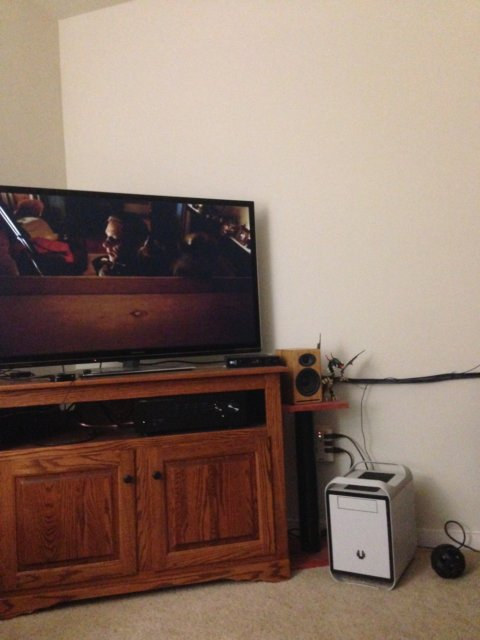
#> input picture problem_3/1.jpg, 480 x 640 px
$ python main.py
#> lines starting #> are read from the running program, lines starting #| are printed output that depends on the picture
import numpy as np
import cv2

# Function for erasing the blank area
def trim(frame):
    #crop top
    if not np.sum(frame[0]):
        return trim(frame[1:])
    #crop bottom
    if not np.sum(frame[-1]):
        return trim(frame[:-2])
    #crop left
    if not np.sum(frame[:,0]):
        return trim(frame[:,1:])
    #crop right
    if not np.sum(frame[:,-1]):
        return trim(frame[:,:-2])
    return frame

######################## Left Image ########################
l_img = cv2.imread('1.jpg',-1)
#> l_img is the input picture: shape (640, 480, 3); mean B, G, R 105.4, 117.7, 139.1
l_img_gray = cv2.cvtColor(l_img, cv2.COLOR_BGR2GRAY)
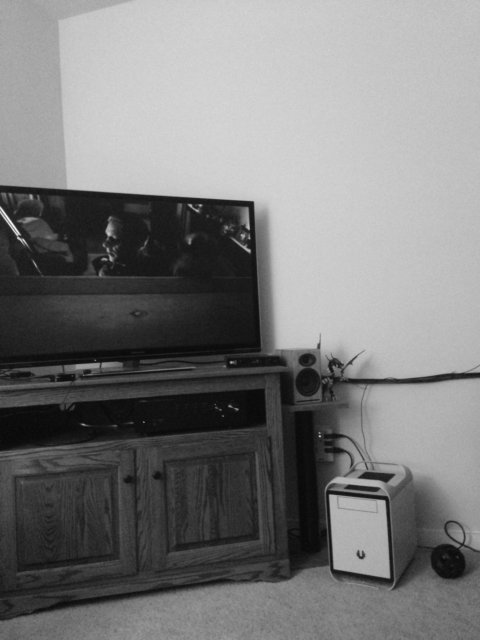
#> l_img_gray: shape (640, 480); min 4, max 251, mean 122.7

######################## Right Image ########################
r_img = cv2.imread('2.jpg',-1)
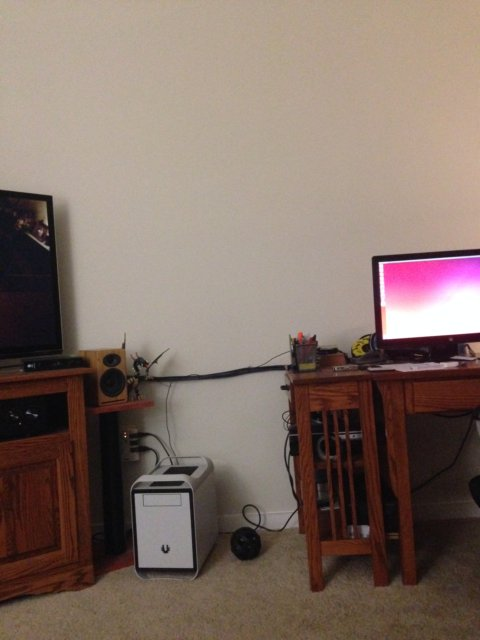
#> input picture problem_3/2.jpg, 480 x 640 px
#> r_img is the input picture: shape (640, 480, 3); mean B, G, R 102.6, 111.9, 129.7
r_img_gray = cv2.cvtColor(r_img, cv2.COLOR_BGR2GRAY)
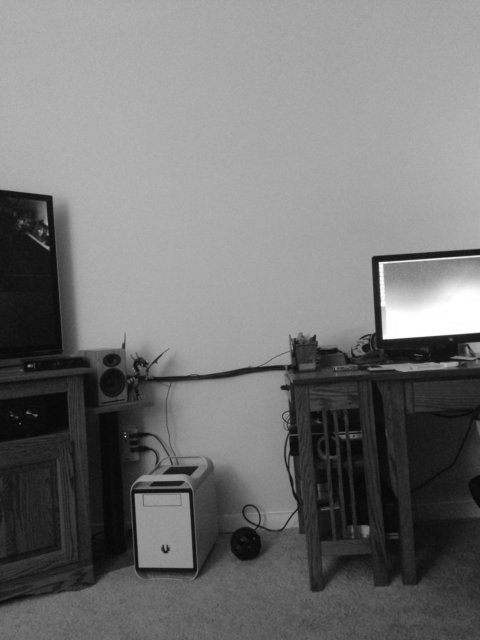
#> r_img_gray: shape (640, 480); min 2, max 255, mean 116.2

##### Detect keypoint & extract local descriptor from two input images #####
orb = cv2.ORB_create()
kp1, desc1 = orb.detectAndCompute(r_img_gray, None)
#> kp1 = 500 keypoints; strongest (x, y, size): (379, 263, 37.2), (384, 336, 64.3), (383, 337, 44.6), (383, 338, 31)
kp2, desc2 = orb.detectAndCompute(l_img_gray, None)
#> kp2 = 500 keypoints; strongest (x, y, size): (252, 202, 31), (330, 495, 31), (251, 203, 64.3), (330, 494, 37.2)

##### Match the keypoints between two images #####
matcher = cv2.BFMatcher(cv2.NORM_HAMMING)
matches = matcher.knnMatch(desc1, desc2, k=2)
#> matches = 500 matches

##### Estimate a homography matrix using the RANSAC algorithm #####
left_pts = np.float32([ kp1[m[0].queryIdx].pt for m in matches ]).reshape(-1,1,2)
#> left_pts = 500 rows, first 8: [282, 366], [45, 202], [192, 567], [139, 566], [165, 552], [47, 224], [162, 550], [39, 231]
right_pts = np.float32([ kp2[m[0].trainIdx].pt for m in matches ]).reshape(-1,1,2)
#> right_pts = 500 rows, first 8: [388.8, 576], [247, 208], [389, 577], [334.8, 567.6], [357, 555], [248, 228], [357, 555], [241, 235]
r2l_H, _ = cv2.findHomography(left_pts, right_pts, cv2.RANSAC, 5.0)
#> r2l_H = [[0.732, -0.013, 208.1], [-0.148, 0.898, 27.24], [-0.000513, -3.99e-05, 1]]

##### Project right image into the plane of the left image using the homography matrix
i_size = (l_img.shape[1]+r_img.shape[1],l_img.shape[0])
#> i_size = (960, 640)
stitched_image = cv2.warpPerspective(r_img, r2l_H, (l_img.shape[1] + r_img.shape[1], l_img.shape[0]))
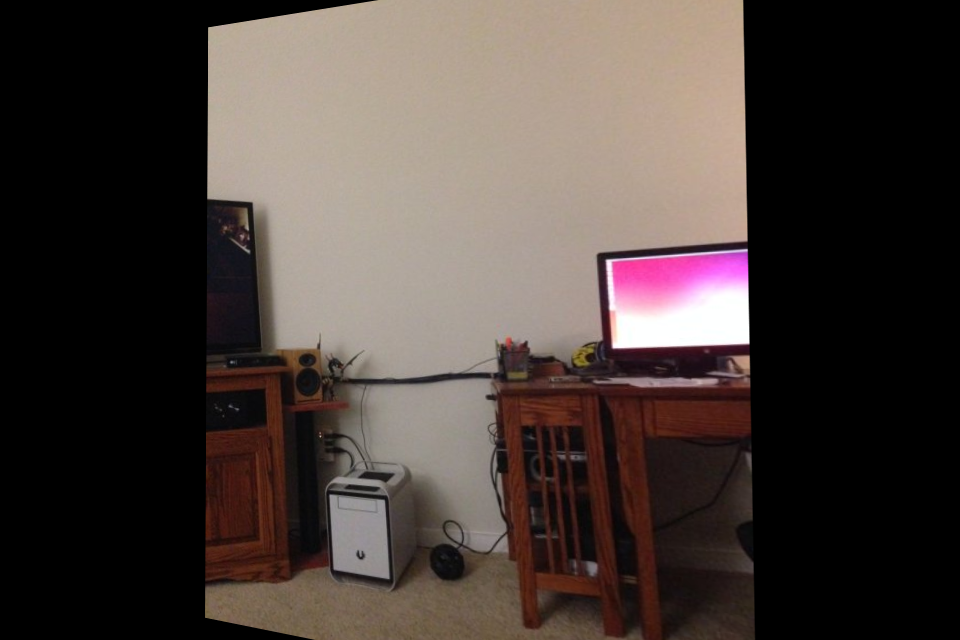
#> stitched_image: shape (640, 960, 3); mean B, G, R 58, 62.5, 72.9

##### Fill the rest of the image #####
stitched_image[0:l_img.shape[0],0:l_img.shape[1]] = l_img
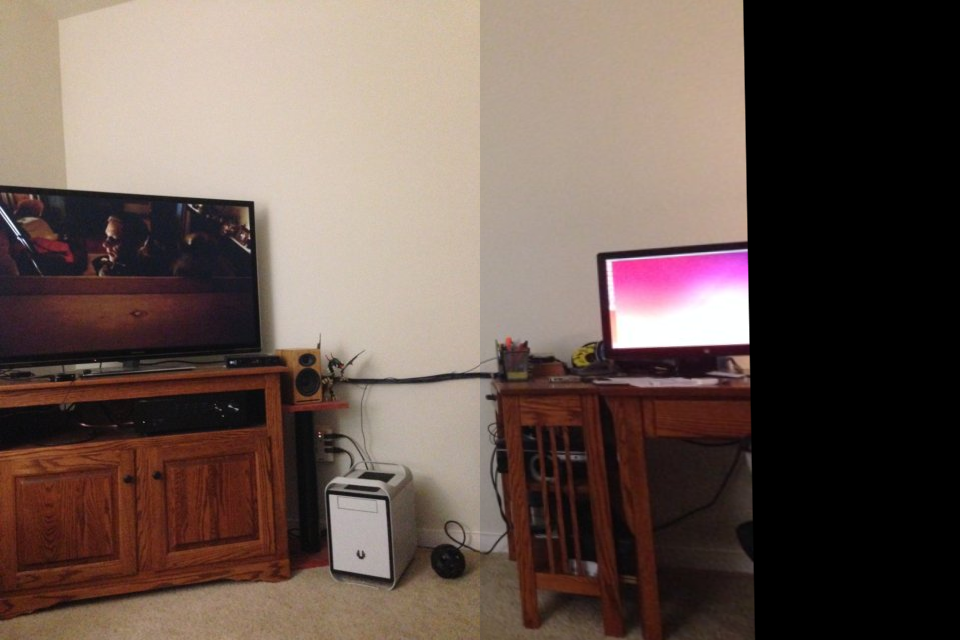
#> stitched_image: shape (640, 960, 3); mean B, G, R 80.4, 88.2, 105.7
#> in trim (call 40), `return trim(frame[:,:-2])`:
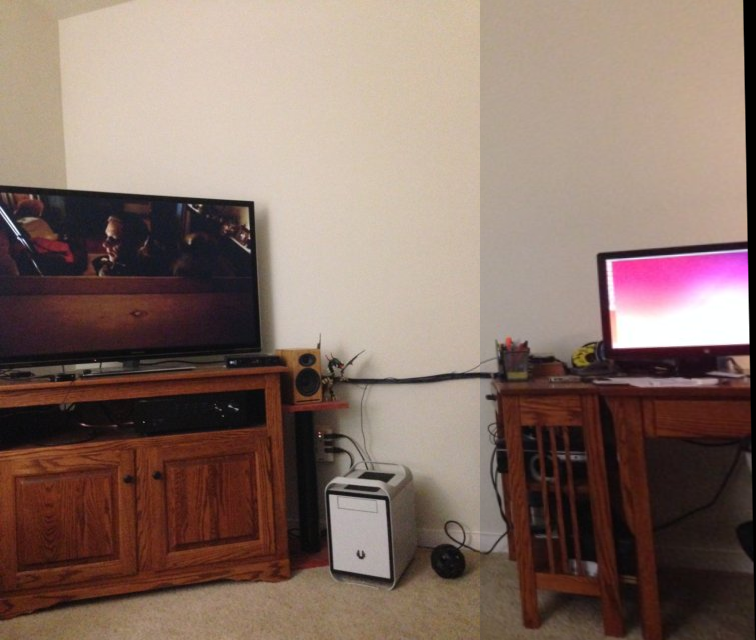
#> returned value: shape (640, 756, 3); mean of channels 0, 1, 2 102.1, 112, 134.2; drawn as B, G, R

cv2.imshow('Stitched Image',trim(stitched_image))
cv2.waitKey()
cv2.destroyAllWindows()
